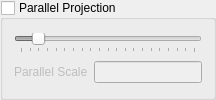
                                       <widget class="QGroupBox" name="ParallelProjectBox">
                                          <property name="enabled">
                                             <bool>true</bool>
                                          </property>
                                          <property name="title">
                                             <string>Parallel Projection</string>
                                          </property>
                                          <property name="checkable">
                                             <bool>true</bool>
                                          </property>
                                          <property name="checked">
                                             <bool>false</bool>
                                          </property>
                                          <layout class="QVBoxLayout" name="ParallelProjBoxLayout">
                                             <item>
                                                <widget class="QSlider" name="ParallelScaleSlider">
                                                   <property name="toolTip">
                                                      <string>Set the parallel scale distance</string>
                                                   </property>
                                                   <property name="statusTip">
                                                      <string>Set the parallel scale distance</string>
                                                   </property>
                                                   <property name="whatsThis">
                                                      <string>Set the parallel scale distance</string>
                                                   </property>
                                                   <property name="maximum">
                                                      <number>100</number>
                                                   </property>
                                                   <property name="singleStep">
                                                      <number>1</number>
                                                   </property>
                                                   <property name="pageStep">
                                                      <number>1</number>
                                                   </property>
                                                   <property name="value">
                                                      <number>10</number>
                                                   </property>
                                                   <property name="orientation">
                                                      <enum>Qt::Horizontal</enum>
                                                   </property>
                                                   <property name="tickPosition">
                                                      <enum>QSlider::TicksBelow</enum>
                                                   </property>
                                                   <property name="tickInterval">
                                                      <number>5</number>
                                                   </property>
                                                </widget>
                                             </item>
                                             <item>
                                                <layout class="QHBoxLayout" name="horizontalLayout">
                                                   <item>
                                                      <widget class="QLabel" name="ParallelScaleLabel">
                                                         <property name="text">
                                                            <string>Parallel Scale</string>
                                                         </property>
                                                      </widget>
                                                   </item>
                                                   <item>
                                                      <widget class="QLineEdit" name="ParallelScaleLineEdit">
                                                         <property name="toolTip">
                                                            <string>Set the parallel scale distance</string>
                                                         </property>
                                                         <property name="statusTip">
                                                            <string>Set the parallel scale distance</string>
                                                         </property>
                                                         <property name="whatsThis">
                                                            <string>Set the parallel scale distance</string>
                                                         </property>
                                                      </widget>
                                                   </item>
                                                </layout>
                                             </item>
                                          </layout>
                                       </widget>
